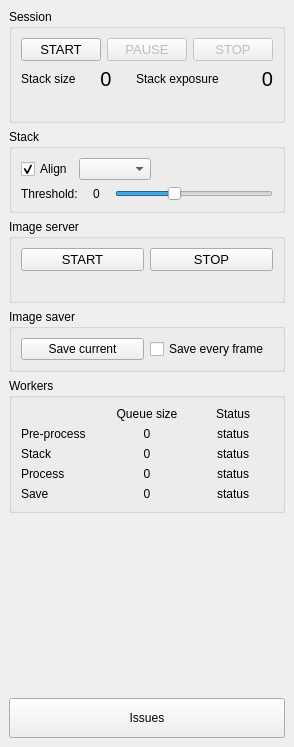
  <widget class="QDockWidget" name="session_dock">
   <property name="allowedAreas">
    <set>Qt::LeftDockWidgetArea|Qt::RightDockWidgetArea</set>
   </property>
   <property name="windowTitle">
    <string>Main controls</string>
   </property>
   <attribute name="dockWidgetArea">
    <number>1</number>
   </attribute>
   <widget class="QWidget" name="dockWidgetContents">
    <layout class="QVBoxLayout" name="verticalLayout_13">
     <item>
      <widget class="QGroupBox" name="groupBox">
       <property name="title">
        <string>Session</string>
       </property>
       <layout class="QVBoxLayout" name="verticalLayout">
        <item>
         <layout class="QHBoxLayout" name="horizontalLayout">
          <item>
           <widget class="QPushButton" name="pbPlay">
            <property name="minimumSize">
             <size>
              <width>0</width>
              <height>0</height>
             </size>
            </property>
            <property name="maximumSize">
             <size>
              <width>16777215</width>
              <height>16777215</height>
             </size>
            </property>
            <property name="font">
             <font>
              <pointsize>10</pointsize>
             </font>
            </property>
            <property name="toolTip">
             <string>Start / Resume session</string>
            </property>
            <property name="statusTip">
             <string>Start / Resume session</string>
            </property>
            <property name="styleSheet">
             <string notr="true"/>
            </property>
            <property name="text">
             <string>START</string>
            </property>
            <property name="shortcut">
             <string>R</string>
            </property>
           </widget>
          </item>
          <item>
           <widget class="QPushButton" name="pbPause">
            <property name="enabled">
             <bool>false</bool>
            </property>
            <property name="minimumSize">
             <size>
              <width>0</width>
              <height>0</height>
             </size>
            </property>
            <property name="maximumSize">
             <size>
              <width>16777215</width>
              <height>16777215</height>
             </size>
            </property>
            <property name="font">
             <font>
              <pointsize>10</pointsize>
             </font>
            </property>
            <property name="toolTip">
             <string>Pause session</string>
            </property>
            <property name="statusTip">
             <string>Pause session</string>
            </property>
            <property name="styleSheet">
             <string notr="true"/>
            </property>
            <property name="text">
             <string>PAUSE</string>
            </property>
            <property name="shortcut">
             <string>R</string>
            </property>
           </widget>
          </item>
          <item>
           <widget class="QPushButton" name="pbStop">
            <property name="enabled">
             <bool>false</bool>
            </property>
            <property name="minimumSize">
             <size>
              <width>0</width>
              <height>0</height>
             </size>
            </property>
            <property name="maximumSize">
             <size>
              <width>16777215</width>
              <height>16777215</height>
             </size>
            </property>
            <property name="font">
             <font>
              <pointsize>10</pointsize>
              <weight>50</weight>
              <bold>false</bold>
              <underline>false</underline>
             </font>
            </property>
            <property name="toolTip">
             <string>Stop Session</string>
            </property>
            <property name="statusTip">
             <string>Stop Session</string>
            </property>
            <property name="styleSheet">
             <string notr="true"/>
            </property>
            <property name="text">
             <string>STOP</string>
            </property>
            <property name="shortcut">
             <string>X</string>
            </property>
           </widget>
          </item>
         </layout>
        </item>
        <item>
         <layout class="QHBoxLayout" name="horizontalLayout_13">
          <item>
           <widget class="QLabel" name="label_9">
            <property name="text">
             <string>Stack size</string>
            </property>
           </widget>
          </item>
          <item>
           <widget class="QLabel" name="lbl_stack_size">
            <property name="font">
             <font>
              <pointsize>15</pointsize>
              <kerning>true</kerning>
             </font>
            </property>
            <property name="toolTip">
             <string>How many subs have been stacked in this session</string>
            </property>
            <property name="statusTip">
             <string>How many subs have been stacked in this session</string>
            </property>
            <property name="text">
             <string notr="true">0</string>
            </property>
            <property name="alignment">
             <set>Qt::AlignCenter</set>
            </property>
           </widget>
          </item>
          <item>
           <widget class="QLabel" name="label_10">
            <property name="text">
             <string>Stack exposure</string>
            </property>
           </widget>
          </item>
          <item>
           <widget class="QLabel" name="lbl_stack_exposure">
            <property name="font">
             <font>
              <pointsize>15</pointsize>
              <kerning>true</kerning>
             </font>
            </property>
            <property name="toolTip">
             <string>Stack total exposure time</string>
            </property>
            <property name="statusTip">
             <string>Stack total exposure time</string>
            </property>
            <property name="text">
             <string notr="true">0</string>
            </property>
            <property name="alignment">
             <set>Qt::AlignRight|Qt::AlignTrailing|Qt::AlignVCenter</set>
            </property>
           </widget>
          </item>
         </layout>
        </item>
        <item>
         <widget class="QLabel" name="lbl_session_status">
          <property name="text">
           <string/>
          </property>
          <property name="alignment">
           <set>Qt::AlignCenter</set>
          </property>
          <property name="openExternalLinks">
           <bool>false</bool>
          </property>
         </widget>
        </item>
       </layout>
      </widget>
     </item>
     <item>
      <widget class="QGroupBox" name="groupBox_4">
       <property name="title">
        <string>Stack</string>
       </property>
       <layout class="QHBoxLayout" name="horizontalLayout_11">
        <item>
         <layout class="QVBoxLayout" name="verticalLayout_11">
          <item>
           <layout class="QHBoxLayout" name="horizontalLayout_4">
            <item>
             <widget class="QCheckBox" name="chk_align">
              <property name="maximumSize">
               <size>
                <width>150</width>
                <height>20</height>
               </size>
              </property>
              <property name="toolTip">
               <string>Align frames before stacking</string>
              </property>
              <property name="statusTip">
               <string>Align frames before stacking</string>
              </property>
              <property name="layoutDirection">
               <enum>Qt::LeftToRight</enum>
              </property>
              <property name="text">
               <string>Align</string>
              </property>
              <property name="shortcut">
               <string>A</string>
              </property>
              <property name="checked">
               <bool>true</bool>
              </property>
             </widget>
            </item>
            <item>
             <widget class="QComboBox" name="cb_stacking_mode">
              <property name="maximumSize">
               <size>
                <width>16777215</width>
                <height>30</height>
               </size>
              </property>
              <property name="toolTip">
               <string>Stacking method</string>
              </property>
              <property name="statusTip">
               <string>Stacking method</string>
              </property>
             </widget>
            </item>
            <item>
             <spacer name="horizontalSpacer">
              <property name="orientation">
               <enum>Qt::Horizontal</enum>
              </property>
              <property name="sizeHint" stdset="0">
               <size>
                <width>40</width>
                <height>20</height>
               </size>
              </property>
             </spacer>
            </item>
           </layout>
          </item>
          <item>
           <layout class="QHBoxLayout" name="horizontalLayout_2">
            <item>
             <widget class="QLabel" name="label_3">
              <property name="text">
               <string>Threshold:</string>
              </property>
             </widget>
            </item>
            <item>
             <widget class="QLabel" name="lbl_align_threshold">
              <property name="minimumSize">
               <size>
                <width>25</width>
                <height>0</height>
               </size>
              </property>
              <property name="text">
               <string notr="true">0</string>
              </property>
              <property name="alignment">
               <set>Qt::AlignCenter</set>
              </property>
             </widget>
            </item>
            <item>
             <widget class="QSlider" name="sld_align_threshold">
              <property name="minimumSize">
               <size>
                <width>0</width>
                <height>0</height>
               </size>
              </property>
              <property name="toolTip">
               <string>Required number of common asterisms with stack reference</string>
              </property>
              <property name="statusTip">
               <string>Required number of common asterisms with stack reference</string>
              </property>
              <property name="minimum">
               <number>5</number>
              </property>
              <property name="maximum">
               <number>60</number>
              </property>
              <property name="pageStep">
               <number>1</number>
              </property>
              <property name="value">
               <number>25</number>
              </property>
              <property name="orientation">
               <enum>Qt::Horizontal</enum>
              </property>
              <property name="tickPosition">
               <enum>QSlider::NoTicks</enum>
              </property>
              <property name="tickInterval">
               <number>10</number>
              </property>
             </widget>
            </item>
           </layout>
          </item>
         </layout>
        </item>
       </layout>
      </widget>
     </item>
     <item>
      <widget class="QGroupBox" name="groupBox_2">
       <property name="title">
        <string>Image server</string>
       </property>
       <layout class="QVBoxLayout" name="verticalLayout_7">
        <item>
         <layout class="QHBoxLayout" name="horizontalLayout_10">
          <item>
           <widget class="QPushButton" name="btn_web_start">
            <property name="minimumSize">
             <size>
              <width>0</width>
              <height>0</height>
             </size>
            </property>
            <property name="font">
             <font>
              <pointsize>10</pointsize>
             </font>
            </property>
            <property name="toolTip">
             <string>Start image server</string>
            </property>
            <property name="statusTip">
             <string>Start image server</string>
            </property>
            <property name="text">
             <string>START</string>
            </property>
            <property name="shortcut">
             <string>W</string>
            </property>
           </widget>
          </item>
          <item>
           <widget class="QPushButton" name="btn_web_stop">
            <property name="minimumSize">
             <size>
              <width>0</width>
              <height>0</height>
             </size>
            </property>
            <property name="font">
             <font>
              <pointsize>10</pointsize>
             </font>
            </property>
            <property name="toolTip">
             <string>Stop image server</string>
            </property>
            <property name="statusTip">
             <string>Stop image server</string>
            </property>
            <property name="text">
             <string>STOP</string>
            </property>
            <property name="shortcut">
             <string>W</string>
            </property>
           </widget>
          </item>
         </layout>
        </item>
        <item>
         <widget class="QLabel" name="lbl_web_server_status_main">
          <property name="text">
           <string/>
          </property>
          <property name="alignment">
           <set>Qt::AlignCenter</set>
          </property>
          <property name="margin">
           <number>0</number>
          </property>
          <property name="openExternalLinks">
           <bool>true</bool>
          </property>
         </widget>
        </item>
       </layout>
      </widget>
     </item>
     <item>
      <widget class="QGroupBox" name="groupBox_3">
       <property name="title">
        <string>Image saver</string>
       </property>
       <layout class="QVBoxLayout" name="verticalLayout_12">
        <item>
         <layout class="QHBoxLayout" name="horizontalLayout_12">
          <item>
           <widget class="QPushButton" name="pbSave">
            <property name="maximumSize">
             <size>
              <width>16777215</width>
              <height>30</height>
             </size>
            </property>
            <property name="toolTip">
             <string>Save current image to disk</string>
            </property>
            <property name="statusTip">
             <string>Save current image to disk</string>
            </property>
            <property name="text">
             <string>Save current</string>
            </property>
            <property name="shortcut">
             <string>S</string>
            </property>
           </widget>
          </item>
          <item>
           <widget class="QCheckBox" name="chk_save_every_image">
            <property name="maximumSize">
             <size>
              <width>16777215</width>
              <height>20</height>
             </size>
            </property>
            <property name="toolTip">
             <string>Save every new image in a timestamped file</string>
            </property>
            <property name="statusTip">
             <string>Save every new image in a timestamped file</string>
            </property>
            <property name="text">
             <string>Save every frame</string>
            </property>
            <property name="shortcut">
             <string>F</string>
            </property>
           </widget>
          </item>
         </layout>
        </item>
       </layout>
      </widget>
     </item>
     <item>
      <widget class="QGroupBox" name="groupBox_5">
       <property name="title">
        <string>Workers</string>
       </property>
       <layout class="QGridLayout" name="gridLayout">
        <item row="2" column="0">
         <widget class="QLabel" name="label_19">
          <property name="text">
           <string>Stack</string>
          </property>
         </widget>
        </item>
        <item row="3" column="1">
         <widget class="QLabel" name="lbl_process_queue_size">
          <property name="text">
           <string notr="true">0</string>
          </property>
          <property name="alignment">
           <set>Qt::AlignCenter</set>
          </property>
         </widget>
        </item>
        <item row="1" column="2">
         <widget class="QLabel" name="lbl_pre_processor_status">
          <property name="text">
           <string>status</string>
          </property>
          <property name="alignment">
           <set>Qt::AlignCenter</set>
          </property>
         </widget>
        </item>
        <item row="1" column="0">
         <widget class="QLabel" name="label_17">
          <property name="text">
           <string>Pre-process</string>
          </property>
         </widget>
        </item>
        <item row="3" column="0">
         <widget class="QLabel" name="label_18">
          <property name="text">
           <string>Process</string>
          </property>
         </widget>
        </item>
        <item row="4" column="0">
         <widget class="QLabel" name="label_20">
          <property name="text">
           <string>Save</string>
          </property>
         </widget>
        </item>
        <item row="4" column="2">
         <widget class="QLabel" name="lbl_saver_status">
          <property name="text">
           <string>status</string>
          </property>
          <property name="alignment">
           <set>Qt::AlignCenter</set>
          </property>
         </widget>
        </item>
        <item row="2" column="2">
         <widget class="QLabel" name="lbl_stacker_status">
          <property name="text">
           <string>status</string>
          </property>
          <property name="alignment">
           <set>Qt::AlignCenter</set>
          </property>
         </widget>
        </item>
        <item row="0" column="2">
         <widget class="QLabel" name="label_23">
          <property name="text">
           <string>Status</string>
          </property>
          <property name="alignment">
           <set>Qt::AlignCenter</set>
          </property>
         </widget>
        </item>
        <item row="1" column="1">
         <widget class="QLabel" name="lbl_pre_process_queue_size">
          <property name="text">
           <string notr="true">0</string>
          </property>
          <property name="alignment">
           <set>Qt::AlignCenter</set>
          </property>
         </widget>
        </item>
        <item row="4" column="1">
         <widget class="QLabel" name="lbl_save_queue_size">
          <property name="text">
           <string notr="true">0</string>
          </property>
          <property name="alignment">
           <set>Qt::AlignCenter</set>
          </property>
         </widget>
        </item>
        <item row="0" column="1">
         <widget class="QLabel" name="label_22">
          <property name="text">
           <string>Queue size</string>
          </property>
          <property name="alignment">
           <set>Qt::AlignCenter</set>
          </property>
         </widget>
        </item>
        <item row="3" column="2">
         <widget class="QLabel" name="lbl_post_processor_status">
          <property name="text">
           <string>status</string>
          </property>
          <property name="alignment">
           <set>Qt::AlignCenter</set>
          </property>
         </widget>
        </item>
        <item row="2" column="1">
         <widget class="QLabel" name="lbl_stack_queue_size">
          <property name="text">
           <string notr="true">0</string>
          </property>
          <property name="alignment">
           <set>Qt::AlignCenter</set>
          </property>
         </widget>
        </item>
       </layout>
      </widget>
     </item>
     <item>
      <spacer name="verticalSpacer">
       <property name="orientation">
        <enum>Qt::Vertical</enum>
       </property>
       <property name="sizeHint" stdset="0">
        <size>
         <width>20</width>
         <height>179</height>
        </size>
       </property>
      </spacer>
     </item>
     <item>
      <widget class="QPushButton" name="btn_issues">
       <property name="minimumSize">
        <size>
         <width>0</width>
         <height>40</height>
        </size>
       </property>
       <property name="toolTip">
        <string>Show issues in session log</string>
       </property>
       <property name="statusTip">
        <string>Show issues in session log</string>
       </property>
       <property name="text">
        <string>Issues</string>
       </property>
      </widget>
     </item>
    </layout>
   </widget>
  </widget>
